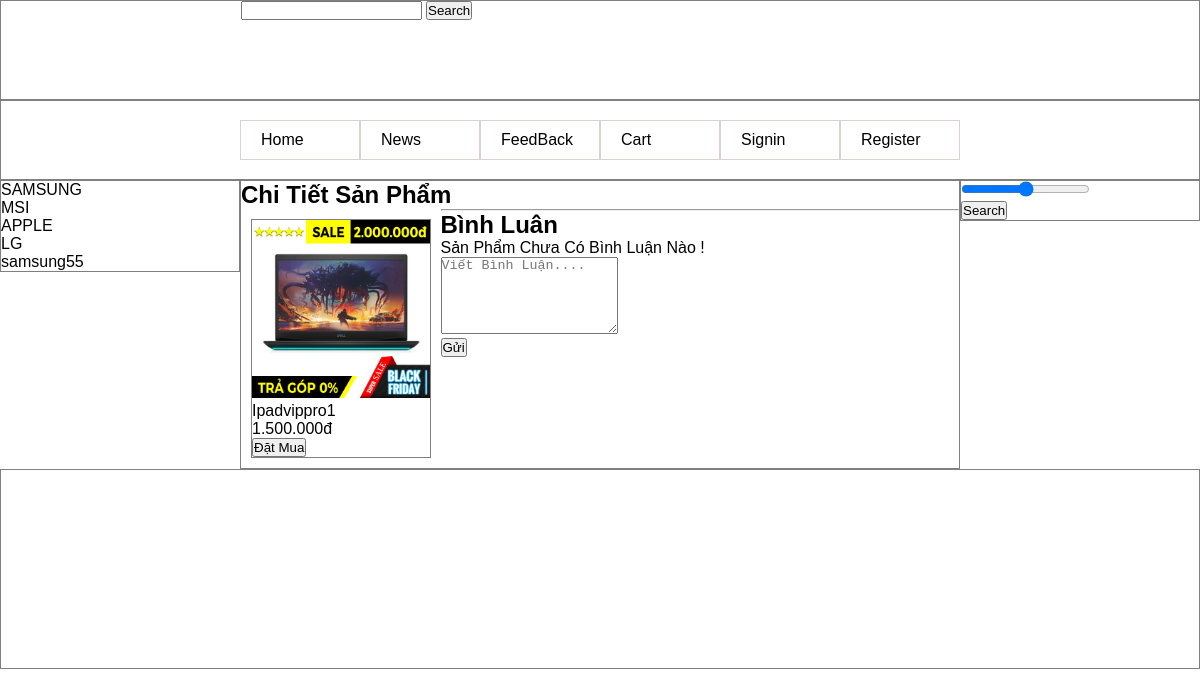
Page /bai11/website/index.php?option=productdetail&id=1 on the committed database.
### tables this page shows
CREATE TABLE `brands` (
  `id` int(11) NOT NULL,
  `name` varchar(40) NOT NULL,
  `status` tinyint(4) NOT NULL DEFAULT 1
);

CREATE TABLE `products` (
  `id` int(11) NOT NULL,
  `brandid` int(11) NOT NULL,
  `name` varchar(30) NOT NULL,
  `price` int(11) NOT NULL,
  `image` varchar(50) NOT NULL,
  `description` text NOT NULL,
  `status` tinyint(4) NOT NULL DEFAULT 1
);

### bai11/website/view/layout/left.php (the view)
<?php
    $query = "select * from brands where status";
    $result = $connect->query($query);
?>
<?php
    foreach($result as $item){ ?>
    <div><a href="?option=showproducts&brandid=<?= $item['id']; ?>"><?= $item['name']; ?></a></div>
<?php  }?>

### bai11/website/view/productdetail.php (shortened to what this page needs)
<?php
    $id = $_GET['id'];
    $query = "select * from products where id=$id";
    $result = $connect->query($query);
?>
<h1>Chi Tiết Sản Phẩm</h1>
<?php foreach($result as $item){ ?>
        <div class="product" >
            <div class="img" >
                <img src="images/<?= $item['image'] ?>" alt="">
            </div>
            <div class="name"><?= $item['name']; ?></div>
            <div class="price"><?= number_format($item['price'],0,',','.'); ?>đ</div>
            <div> <button>Đặt Mua</button> </div>
        </div>
    <?php    } ?>
<hr>
<section>
    <h2>Bình Luân </h2>
    <?php
        $query = "select * from member a join comments b on a.id=b.memberid join products c on b.productid=c.id where b.status and productid=".$_GET['id'];
        $comments=$connect->query($query);
        if(mysqli_num_rows($comments)==0){
            echo "<div> Sản Phẩm Chưa Có Bình Luận Nào !</div>";
        }else{
            foreach($comments as $comment){ ?>
            <section style="color:orange;font-weight:bold;"><?= $comment['username']; ?></section>
            <div><?= $comment['content'] ?></div>
  <?php
        }
        }
    ?>
    <form method="post">
        <div><textarea name="content"  width="100%" rows="5" placeholder="Viết Bình Luận...."></textarea></div>
        <div><input type="submit" value="Gửi"></div>
    </form>
</section>

### bai11/website/css/style.css (style rules this page uses)
* { margin: 0; padding: 0; box-sizing: border-box; }
html,body { width: 100%; height: 100%; font-family: sans-serif; }
a { text-decoration: none; color: black; }
.product { margin: 10px; width:25%; float: left; border: 1px solid gray; }
.product .img img { width: 100%; }

### rows in the picture
brands: name "SAMSUNG"
brands: name "MSI"
brands: name "APPLE"
brands: name "LG"
brands: name "samsung55"
products: image (picture), name "Ipadvippro1", price "1.500.000"
